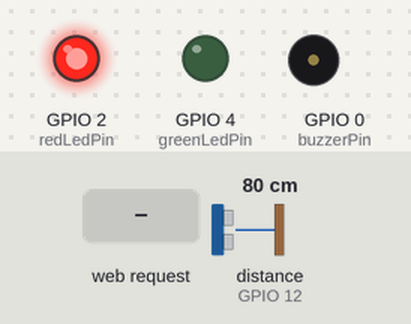
This sketch was run on a simulated ESP8266 (NodeMCU). On the bench: output pins drawn as LEDs (lit = HIGH), buzzer (waves = sounding, pin HIGH). Wiring (inferred from the names in the program): ultrasonic range finder: trigger GPIO 14; echo GPIO 12. Dashed ring = blinking. The inputs (shaded band) are chosen by the test bench; at power-on: distance to the obstacle (sensor on GPIO 12) 80 cm. The echo pulse lasts 58.3 µs per cm; WiFi joins after 1.5 s; servers stay silent unless stated; pins used as bus, display or sensor lines are not drawn; what the sketch prints to the serial monitor is not drawn.

Above: at 2.7 s.
2.8 s: HTTP request GET /unknown received
At 4.4 s:
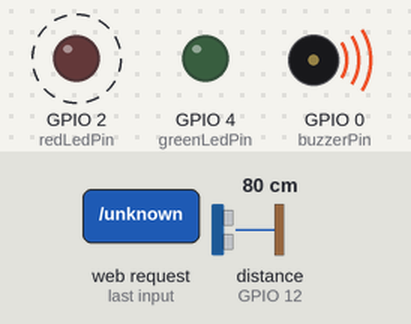
5.8 s: distance to the obstacle (sensor on GPIO 12) set to 66 cm
At 7.6 s:
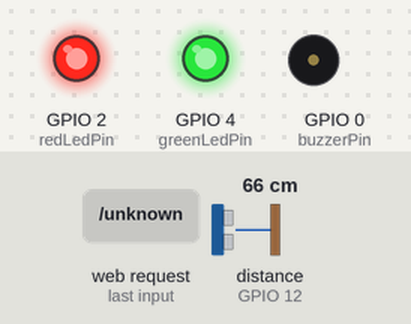
7.9 s: HTTP request GET /guns received
At 9.58 s:
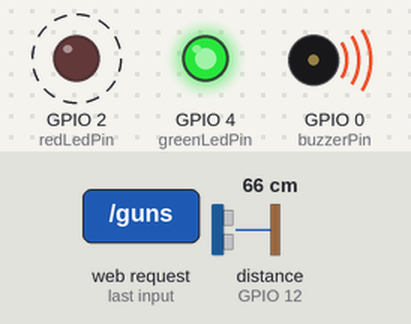
10.9 s: distance to the obstacle (sensor on GPIO 12) set to 23 cm
12.7 s: distance to the obstacle (sensor on GPIO 12) set to 18 cm
At 13.4 s:
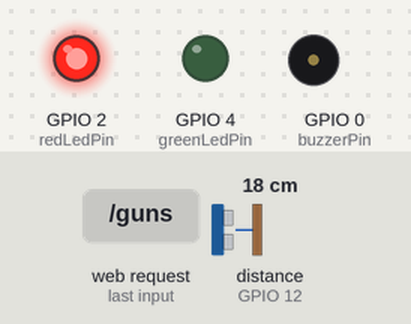
14.2 s: distance to the obstacle (sensor on GPIO 12) set to 35 cm
At 15.5 s:
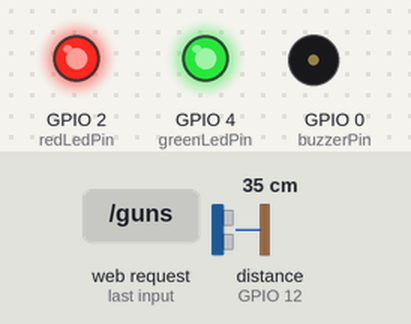
Timing chart, 0 to 16.7 s (numbered marks = the images above; inputs shaded):
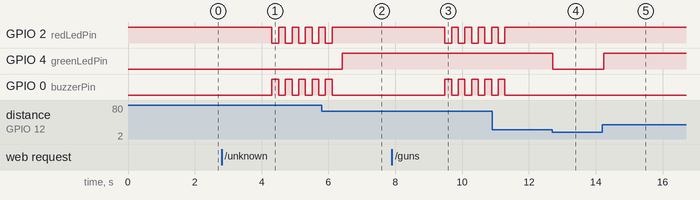

Measured:
- the behaviour switches between 71 and 70 cm on distance to the obstacle (sensor on GPIO 12) (found by bisection; images 1 and 2)
- the behaviour switches between 21 and 20 cm on distance to the obstacle (sensor on GPIO 12) (found by bisection; images 3 and 4)
- after the input at 2.8 s, GPIO 2 (redLedPin), GPIO 0 (buzzerPin): alternates HIGH for 0.20 s and LOW for 0.20 s, starting after 1.5 s
- after the input at 5.8 s, GPIO 4 (greenLedPin): LOW → HIGH after 0.61 s
- after the input at 7.9 s, GPIO 2 (redLedPin), GPIO 0 (buzzerPin): alternates HIGH for 0.20 s and LOW for 0.20 s, starting after 1.6 s
- after the input at 12.7 s, GPIO 4 (greenLedPin): HIGH → LOW at once
- after the input at 14.2 s, GPIO 4 (greenLedPin): LOW → HIGH at once

The sketch:

ESP_8266.ino
```cpp
#include <ESP8266WiFi.h>

// GPIO Pins
#define trigPin 14     // D5 = GPIO14
#define echoPin 12     // D6 = GPIO12
#define redLedPin 2    // D4 = GPIO2 (built-in RED LED)
#define buzzerPin 0    // D3 = GPIO0
#define greenLedPin 4  // D2 = GPIO4 (GREEN LED)

const char* ssid = "GBH-05";
const char* password = "<WIFI_PASSWORD>";

// TCP server IP and port
WiFiServer server(5000);  // Python will connect here

void setup() {
  Serial.begin(9600);

  pinMode(trigPin, OUTPUT);
  pinMode(echoPin, INPUT);
  pinMode(redLedPin, OUTPUT);
  pinMode(buzzerPin, OUTPUT);
  pinMode(greenLedPin, OUTPUT);

  digitalWrite(redLedPin, HIGH);   // OFF (inverted)
  digitalWrite(buzzerPin, LOW);    // OFF
  digitalWrite(greenLedPin, LOW);  // OFF

  connectWiFi();
  server.begin();
  Serial.println("✅ ESP Ready. Waiting for label...");
}

void loop() {
  checkDistanceForGreenLED();  // Green LED logic
  checkForPythonLabel();       // Wait for labels from Python
  delay(100);                  // Short delay to avoid flooding
}

void connectWiFi() {
  Serial.print("Connecting to WiFi");
  WiFi.begin(ssid, password);

  while (WiFi.status() != WL_CONNECTED) {
    delay(500);
    Serial.print(".");
  }

  Serial.println("\n✅ WiFi connected!");
  Serial.print("📡 ESP IP: ");
  Serial.println(WiFi.localIP());
}

void checkDistanceForGreenLED() {
  int distance = measureDistance();
  Serial.print("Distance: ");
  Serial.print(distance);
  Serial.println(" cm");

  if (distance >= 20 && distance <= 70) {
    digitalWrite(greenLedPin, HIGH);  // 🟢 Green ON
  } else {
    digitalWrite(greenLedPin, LOW);  // 🟢 Green OFF
  }
}

void checkForPythonLabel() {
  WiFiClient client = server.available();
  if (client) {
    Serial.println("📥 Python app connected...");

    String received = "";
    unsigned long timeout = millis();

    while (client.connected() && millis() - timeout < 3000) {
      while (client.available()) {
        char c = client.read();
        received += c;
        timeout = millis();  // Reset timeout on activity
      }
    }

    client.stop();
    received.trim();
    Serial.println("🔍 Received label: " + received);

    // Trigger red LED + buzzer on label
    if (received.indexOf("unknown") >= 0 || received.indexOf("guns") >= 0 || received.indexOf("knife") >= 0) {
      triggerAlert();  // 🚨 Trigger buzzer + red LED
    }
  }
}

void triggerAlert() {
  for (int i = 0; i < 5; i++) {
    digitalWrite(redLedPin, LOW);   // 🔴 Red ON
    digitalWrite(buzzerPin, HIGH);  // 🔊 Buzzer ON
    delay(200);
    digitalWrite(redLedPin, HIGH);  // 🔴 Red OFF
    digitalWrite(buzzerPin, LOW);   // 🔊 Buzzer OFF
    delay(200);
  }
}

int measureDistance() {
  digitalWrite(trigPin, LOW);
  delayMicroseconds(2);
  digitalWrite(trigPin, HIGH);
  delayMicroseconds(10);
  digitalWrite(trigPin, LOW);

  long duration = pulseIn(echoPin, HIGH, 30000);  // Timeout 30ms
  if (duration == 0) return -1;

  return duration * 0.0343 / 2.0;
}
```
